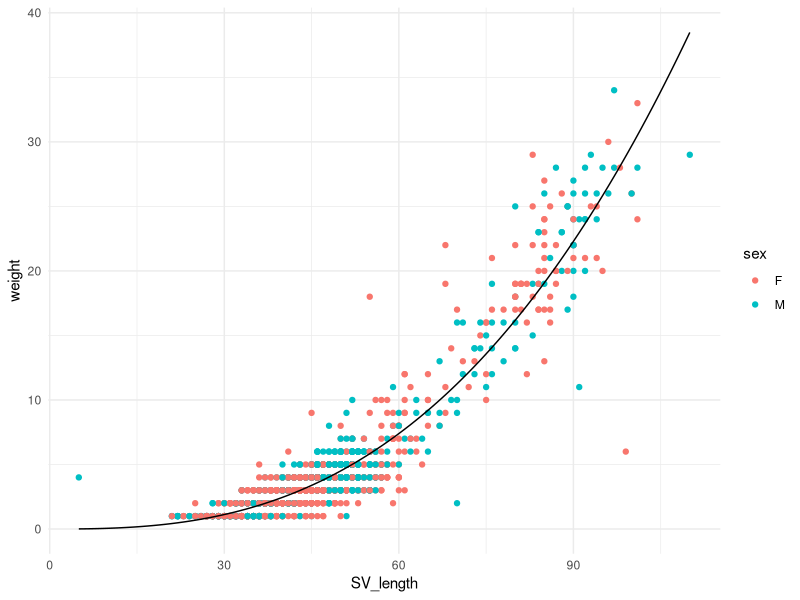
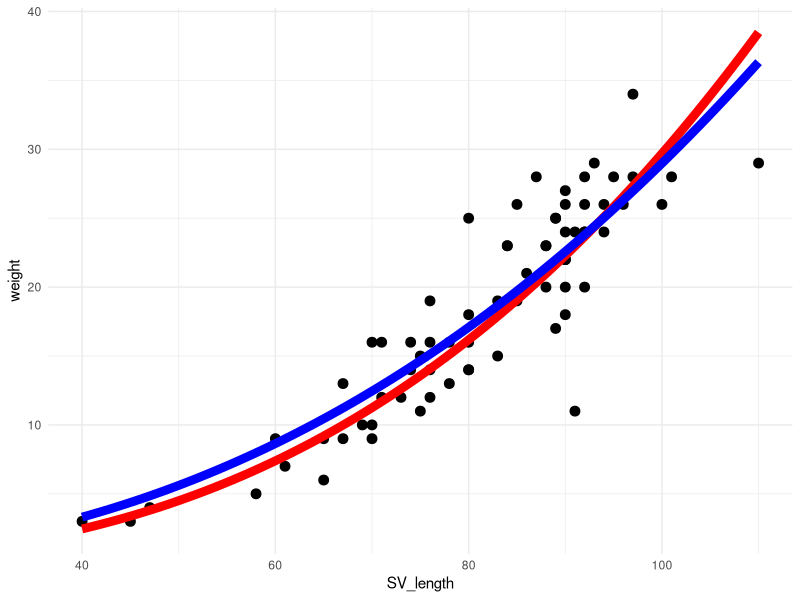
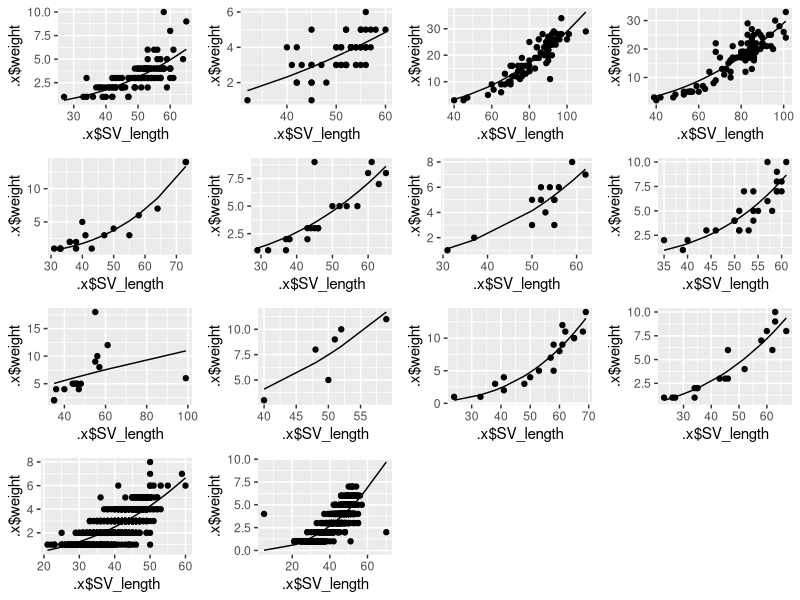
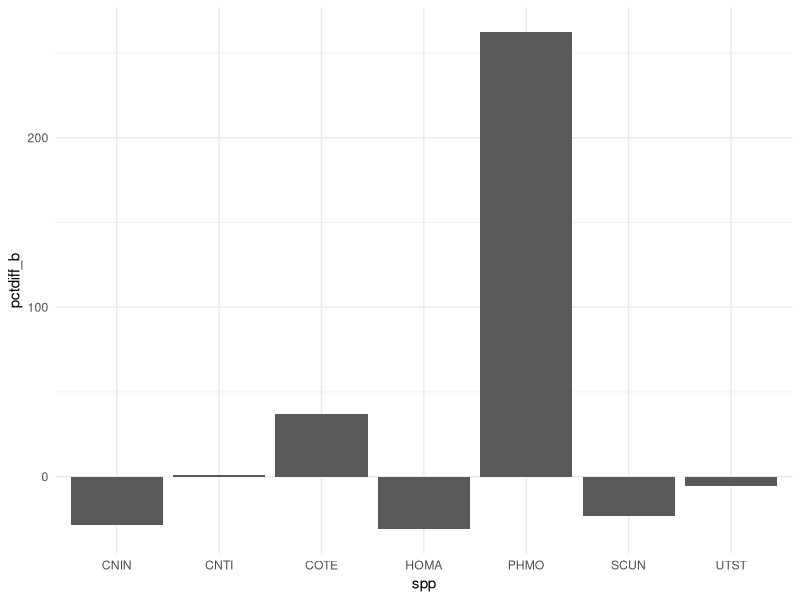

Reproduce these figures in R, in order.
## ---- chunk 1
knitr::opts_chunk$set(echo = FALSE,warning=FALSE,message=FALSE,eval=FALSE)

library(tidyverse)
library(cowplot)
library(Metrics)
## ---- chunk 2
library(tidyverse)

lizard <- read_csv("lizard.csv")

#Remove juveniles, na, and observations less than 6
lizard_clean<-lizard %>% 
  select(spp,sex,SV_length,weight) %>% 
  filter(sex!="J") %>% 
  drop_na() %>% 
  group_by(spp,sex) %>% 
  filter(n()>=6)

#get names of species that have both male and female for balanced analsyis

lizard_m<-lizard_clean %>% 
  filter(sex=="M")

lizard_f<-lizard_clean %>% 
  filter(sex=="F")

spp_select<-intersect(unique(lizard_m$spp),unique((lizard_f$spp)))
print(spp_select)


# create final combined df for model use in purrr and nls
lizard_comb<-lizard_clean %>% 
  filter(spp %in% spp_select)
## ---- chunk 3
#Create length function model
length_to_weight<-function(a,b,length){
  out=a*length^b
  
  return(out)
}
# Add controls
controls=nls.control(maxiter=100)

guess_model=lm(log(weight)~log(SV_length),data=lizard_comb)

#Run nls
nls_one<-nls(weight~length_to_weight(a,b,SV_length),
             data=lizard_comb,
             start=list(a=exp(coefficients(guess_model))[1],b=coefficients(guess_model)[2]),
             control=controls)

#Set up the predictions for graphing
length_step<- seq(from=min(lizard_comb$SV_length),to=max(lizard_comb$SV_length),length.out=100)

predictions<-length_to_weight(a=coefficients(nls_one)[1],b=coefficients(nls_one)[2],length_step)

#collect the predictions into one df
dfplot=data.frame(predict=predictions,length=length_step)
  
#Make the graph, but make it look pretty than this
ggplot(data=lizard_comb)+
  geom_point(aes(x=SV_length,y=weight,color=sex))+
  geom_line(data=dfplot,aes(x=length,y=predict))+
  theme_minimal()


## ---- chunk 4

best<-lizard_comb %>% 
  filter(spp=="CNTI"&sex=="M")

guess_model=lm(log(weight)~log(SV_length),data=best)

#Run nls
nls_best<-nls(weight~length_to_weight(a,b,SV_length),
             data=best,
             start=list(a=exp(coefficients(guess_model))[1],b=coefficients(guess_model)[2]),
             control=controls)

length_step<- seq(from=min(best$SV_length),to=max(best$SV_length),length.out=100)

predictions_comb<-length_to_weight(a=coefficients(nls_one)[1],b=coefficients(nls_one)[2],length_step)

predictions_best<-length_to_weight(a=coefficients(nls_best)[1],b=coefficients(nls_best)[2],length_step)

#collect the predictions into one df
dfplot=data.frame(predict=predictions_comb,length=length_step,best=predictions_best)

ggplot(data=best)+
  geom_point(aes(x=SV_length,y=weight),color="black",size=3)+
  geom_line(data=dfplot,aes(x=length,y=predict),color="red",size=3)+
  geom_line(data=dfplot,aes(x=length,y=best),color="blue",size=3)+
  theme_minimal()


### find RMSE between the two models

predict_best<-predict(nls_best,newdata = best$SV_length)
predict_comb<-predict(nls_one,newdata=best$SV_length)

rmse_best<-rmse(best$weight,predict_best)
rmse_comb<-rmse(best$weight,predict_comb)
## ---- chunk 5
#make nls function for purrr

nls_fcn<-function(lizard_df){
  
  guess_model=lm(log(weight)~log(SV_length),data=lizard_df)
  
  nls_one<-nls(weight~length_to_weight(a,b,SV_length),
               data=lizard_df,
               start=list(a=exp(coefficients(guess_model)[1]),b=coefficients(guess_model)[2]),control = controls)
  
  return(nls_one)
}

nls_lizards_purr<-lizard_comb %>% 
  group_by(spp,sex) %>% 
  nest() %>% 
  arrange(spp) %>% 
  mutate(nls_model=map(data,~nls_fcn(.x))) %>% 
  mutate(predictions=map2(nls_model,data,~predict(.x,newdata=.y))) %>%  #Part 4 here
  mutate(RMSE=map2_dbl(predictions,data,~rmse(.x,.y$weight))) %>% 
  mutate(coeff=map(nls_model,~coefficients(.x)))   #helps with part 6
## ---- chunk 6
  plts<-nls_lizards_purr %>% 
  mutate(graph=map2(data,predictions,~ggplot()+
                geom_point(data = .x,aes(x=.x$SV_length,y=.x$weight))+
                geom_line(aes(x=.x$SV_length,y=.y))))

library(cowplot)
  
  plot_grid(plotlist = plts$graph)
## ---- chunk 7
coeff<-nls_lizards_purr %>%
  select(spp,sex,coeff) %>% 
  unnest(coeff) %>% 
  group_by(spp,sex) %>% 
  arrange(sex) %>% 
  mutate(female_b=lead(coeff)) %>% 
  drop_na() %>% 
  group_by(spp) %>% 
  mutate(male_a=lead(coeff)) %>% 
  mutate(male_b=lead(female_b)) %>% 
  drop_na() %>% 
  mutate(pctdiff_a=(male_a-coeff)/coeff*100) %>% 
  mutate(pctdiff_b=(male_b-female_b)/female_b*100)


ggplot(data=coeff,aes(x=spp,y=pctdiff_b))+
  geom_col()+
  theme_minimal()

 

  
